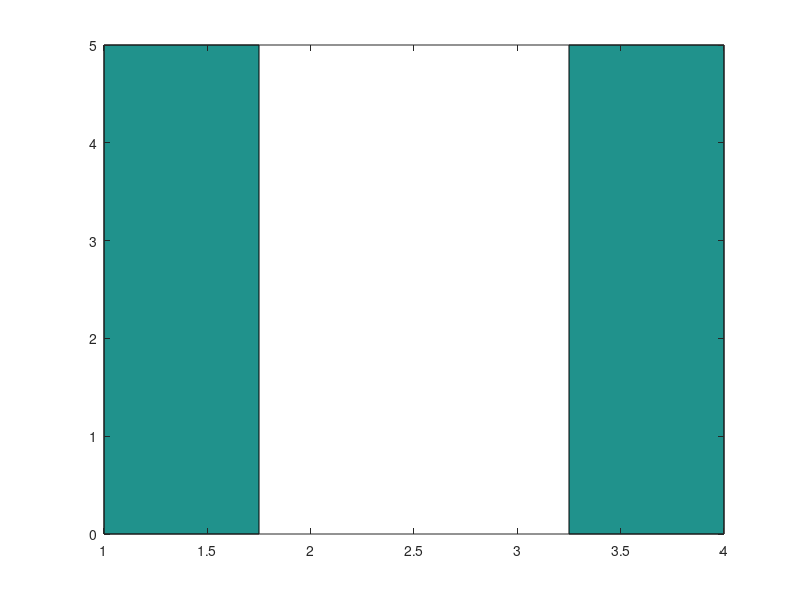

This chart was generated by the following MATLAB code:
clc
clear
n=10
for i=1:n
    u=rand;
    if u<=0.5
        x(i)=1;
    elseif u<=0.20
            x(i)=2;
    elseif u<= 0.50
            x(i)=3;
    elseif u<=0.90
            x(i)=4;
    elseif u<=1
            x(i)=5;
    end
end
hist(x,4)
